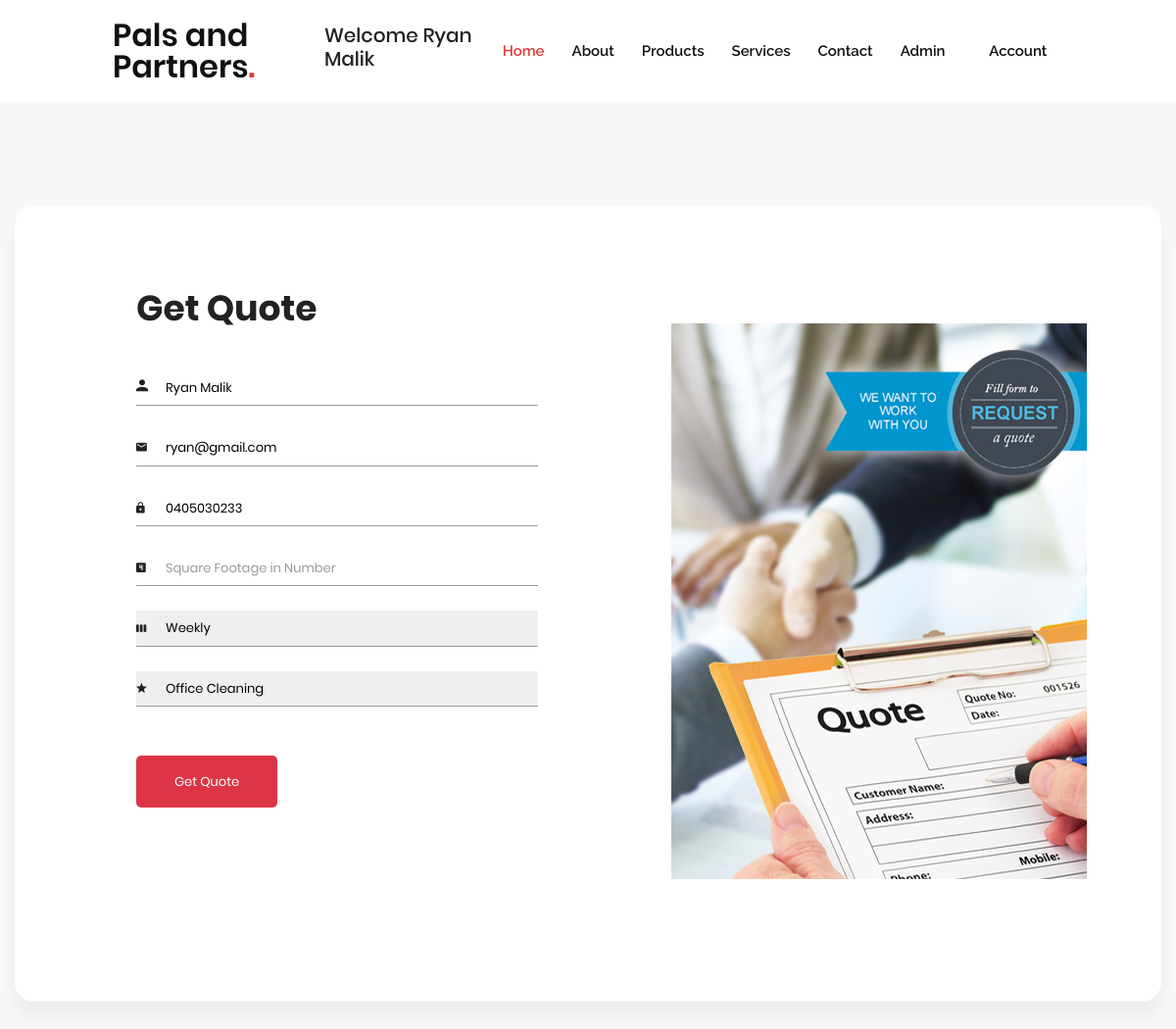
Screenshot of /get-quote.php (signed in) with the database file from the repository.
### tables this page shows
CREATE TABLE IF NOT EXISTS `user` (
  `id` int(10) NOT NULL AUTO_INCREMENT,
  `name` varchar(20) NOT NULL,
  `email` varchar(30) NOT NULL,
  `phone` varchar(15) NOT NULL,
  `address` varchar(100) NOT NULL,
  `password` text NOT NULL,
  `type` varchar(10) NOT NULL,
  PRIMARY KEY (`id`)
);

### php/user_details.php (called while the page is built, shortened)
<?php
    require('db_conn.php');
    $user_id=$_SESSION['id'];
    $query="SELECT * FROM user WHERE id='$user_id';";
    $result=mysqli_query($mysqli,$query);
    $user_details=mysqli_fetch_assoc($result);
    $name=$user_details['name'];
    $email=$user_details['email'];
    $phone=$user_details['phone'];
?>

### get-quote.php (the view, shortened to what this page needs)
<?php
  include ('include/header.php');
  if($isLoggedIn):
    include ('php/user_details.php');
?>
<link rel="stylesheet" href="assets/css/login.css">
    <div class="main">
        <section class="signup">
            <div class="container">
                <div class="signup-content">
                    <div class="signup-form">
                        <h2 class="form-title">Get Quote</h2>
                        <form id="get-quote-form">
                            <div class="form-group">
                                <label for="name"><i class="zmdi zmdi-account material-icons-name"></i></label>
                                <input type="text" name="name" id="name" placeholder="Your Name" value="<?php echo $name ?>" required/>
                            </div>
                            <div class="form-group">
                                <label for="email"><i class="zmdi zmdi-email"></i></label>
                                <input type="email" name="email" id="email" placeholder="Your Email"  value="<?php echo $email ?>" required/>
                            </div>
                            <div class="form-group">
                                <label for="phone"><i class="zmdi zmdi-lock"></i></label>
                                <input type="text" name="phone" id="phone" placeholder="Phone Number"  value="<?php echo $phone ?>" required/>
                            </div>
                            <div class="form-group">
                                <label for="sqfootage"><i class="zmdi zmdi-n-4-square"></i></label>
                                <input type="number" name="area" id="area" placeholder="Square Footage in Number" required/>
                            </div>
                            <div class="form-group">
                                <label for="frequency"><i class="zmdi zmdi-view-week" required></i></label>
                                <select name="frequency" id="frequency">
                  								<option value="Weekly">Weekly</option>
                  							</select>
                            </div>
                            <div class="form-group">
                                <label for="service"><i class="zmdi zmdi-star"></i></label>
                                <select name="service" id="service" required>
                  								<option value="Office Cleaning">Office Cleaning</option>
                  							</select>
                            </div>
                            <div class="form-group form-button">
                                <input type="submit" name="get-quote" id="get-quote" class="form-submit" value="Get Quote"/>
                            </div>
                        </form>
                    </div>
                    <div class="signup-image">
                        <figure><img src="assets/img/quote.jpg" alt="request quote"></figure>
                    </div>
                </div>
            </div>
        </section>
    </div>
<?php endif;?>

### assets/css/style.css (style rules this page uses)
body { font-family: "Open Sans", sans-serif; color: #444444; }
h1, h2, h3, h4, h5, h6 { font-family: "Raleway", sans-serif; }
section { padding: 60px 0; overflow: hidden; position: relative; }

### assets/css/login.css (style rules this page uses)
display-flex, .display-flex, .display-flex-center, .signup-content, .signin-content, .social-login, .socials { display: flex; display: -webkit-flex; }
input, select, textarea { outline: none; appearance: unset !important; -moz-appearance: unset !important; -webkit-appearance: unset !important; -o-appearance: unset !important; -ms-appearance: unset !important; }
img { max-width: 100%; height: auto; }
figure { margin: 0; }
h2 { line-height: 1.66; margin: 0; padding: 0; font-weight: bold; color: #222; font-family: Poppins; font-size: 36px; }
.main { background: #f8f8f8; padding: 150px 0; }
body { font-size: 13px; line-height: 1.8; color: #222; background: #f8f8f8; font-weight: 400; font-family: Poppins; }
.container { width: 900px; background: #fff; margin: 0 auto; box-shadow: 0px 15px 16.83px 0.17px rgba(0, 0, 0, 0.05); -moz-box-shadow: 0px 15px 16.83px 0.17px rgba(0, 0, 0, 0.05); -webkit-box-shadow: 0px 15px 16.83px 0.17px rgba(0, 0, 0, 0.05); -o-box-shadow: 0px 15px 16.83px 0.17px rgba(0, 0, 0, 0.05); -ms-box-shadow: 0px 15px 16.83px 0.17px rgba(0, 0, 0, 0.05); border-radius: 20px; -moz-border-radius: 20px; -webkit-border-radius: 20px; -o-border-radius: 20px; -ms-border-radius: 20px; }
.signup { margin-bottom: 150px; }
.signup-content { padding: 75px 0; }
.signup-form, .signup-image, .signin-form, .signin-image { width: 50%; overflow: hidden; }
.signup-image { margin: 0 55px; }
.form-title { margin-bottom: 33px; }
.signup-image { margin-top: 45px; }
figure { margin-bottom: 50px; text-align: center; }
.form-submit { display: inline-block; background: #dc3545; color: #fff; border-bottom: none; width: auto; padding: 15px 39px; border-radius: 5px; -moz-border-radius: 5px; -webkit-border-radius: 5px; -o-border-radius: 5px; -ms-border-radius: 5px; margin-top: 25px; cursor: pointer; }
.signup-form { margin-left: 75px; margin-right: 75px; padding-left: 34px; }
.form-group { position: relative; margin-bottom: 25px; overflow: hidden; }
.form-group:last-child { margin-bottom: 0px; }
input, select { width: 100%; display: block; border: none; border-bottom: 1px solid #999; padding: 6px 30px; font-family: Poppins; box-sizing: border-box; }
label { position: absolute; left: 0; top: 50%; transform: translateY(-50%); -moz-transform: translateY(-50%); -webkit-transform: translateY(-50%); -o-transform: translateY(-50%); -ms-transform: translateY(-50%); color: #222; }
.material-icons-name { font-size: 18px; }
@media screen and (max-width: 1200px) { .container { width: calc( 100% - 30px); max-width: 100%; } }
@media screen and (min-width: 1024px) { .container { max-width: 1200px; } }

### rows the page displays
user: name "Ryan Malik", email "ryan@gmail.com", phone "0405030233"

### other values shown
$_SESSION['username'] "Ryan Malik"
